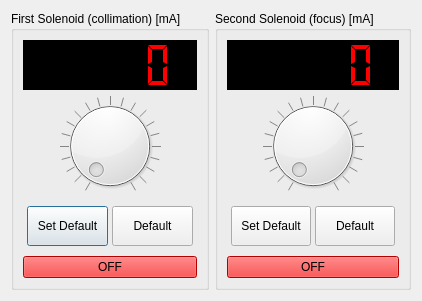
<?xml version="1.0" encoding="UTF-8"?>
<ui version="4.0">
 <class>Solenoids_control</class>
 <widget class="QDialog" name="Solenoids_control">
  <property name="geometry">
   <rect>
    <x>0</x>
    <y>0</y>
    <width>388</width>
    <height>296</height>
   </rect>
  </property>
  <property name="windowTitle">
   <string>Solenoid control</string>
  </property>
  <layout class="QHBoxLayout" name="horizontalLayout">
   <item>
    <widget class="QGroupBox" name="groupBox">
     <property name="title">
      <string>First Solenoid (collimation) [mA]</string>
     </property>
     <layout class="QVBoxLayout" name="verticalLayout_2">
      <item>
       <widget class="QLCDNumber" name="current_A_LCD">
        <property name="sizePolicy">
         <sizepolicy hsizetype="Minimum" vsizetype="Minimum">
          <horstretch>0</horstretch>
          <verstretch>0</verstretch>
         </sizepolicy>
        </property>
        <property name="minimumSize">
         <size>
          <width>0</width>
          <height>50</height>
         </size>
        </property>
        <property name="styleSheet">
         <string notr="true">background-color: rgb(0, 0, 0);
color: rgb(255, 0, 0);</string>
        </property>
        <property name="smallDecimalPoint">
         <bool>false</bool>
        </property>
        <property name="digitCount">
         <number>5</number>
        </property>
        <property name="segmentStyle">
         <enum>QLCDNumber::Flat</enum>
        </property>
       </widget>
      </item>
      <item>
       <widget class="QDial" name="dial">
        <property name="sizePolicy">
         <sizepolicy hsizetype="Preferred" vsizetype="Minimum">
          <horstretch>0</horstretch>
          <verstretch>0</verstretch>
         </sizepolicy>
        </property>
        <property name="minimumSize">
         <size>
          <width>0</width>
          <height>100</height>
         </size>
        </property>
        <property name="maximum">
         <number>4095</number>
        </property>
        <property name="wrapping">
         <bool>false</bool>
        </property>
        <property name="notchTarget">
         <double>50.000000000000000</double>
        </property>
        <property name="notchesVisible">
         <bool>true</bool>
        </property>
       </widget>
      </item>
      <item>
       <widget class="QFrame" name="frame">
        <property name="frameShape">
         <enum>QFrame::NoFrame</enum>
        </property>
        <property name="frameShadow">
         <enum>QFrame::Raised</enum>
        </property>
        <layout class="QHBoxLayout" name="horizontalLayout_2">
         <property name="spacing">
          <number>4</number>
         </property>
         <property name="leftMargin">
          <number>4</number>
         </property>
         <property name="topMargin">
          <number>4</number>
         </property>
         <property name="rightMargin">
          <number>4</number>
         </property>
         <property name="bottomMargin">
          <number>4</number>
         </property>
         <item>
          <widget class="QPushButton" name="pushButton">
           <property name="sizePolicy">
            <sizepolicy hsizetype="Minimum" vsizetype="Minimum">
             <horstretch>0</horstretch>
             <verstretch>0</verstretch>
            </sizepolicy>
           </property>
           <property name="minimumSize">
            <size>
             <width>0</width>
             <height>40</height>
            </size>
           </property>
           <property name="maximumSize">
            <size>
             <width>16777215</width>
             <height>40</height>
            </size>
           </property>
           <property name="text">
            <string>Set Default</string>
           </property>
          </widget>
         </item>
         <item>
          <widget class="QPushButton" name="pushButton_2">
           <property name="sizePolicy">
            <sizepolicy hsizetype="Minimum" vsizetype="Minimum">
             <horstretch>0</horstretch>
             <verstretch>0</verstretch>
            </sizepolicy>
           </property>
           <property name="minimumSize">
            <size>
             <width>0</width>
             <height>40</height>
            </size>
           </property>
           <property name="maximumSize">
            <size>
             <width>16777215</width>
             <height>40</height>
            </size>
           </property>
           <property name="text">
            <string>Default</string>
           </property>
          </widget>
         </item>
        </layout>
       </widget>
      </item>
      <item>
       <widget class="QPushButton" name="pushButton_6">
        <property name="styleSheet">
         <string notr="true">background-color: rgb(255, 0, 0);</string>
        </property>
        <property name="text">
         <string>OFF</string>
        </property>
       </widget>
      </item>
      <item>
       <spacer name="verticalSpacer">
        <property name="orientation">
         <enum>Qt::Vertical</enum>
        </property>
        <property name="sizeHint" stdset="0">
         <size>
          <width>20</width>
          <height>0</height>
         </size>
        </property>
       </spacer>
      </item>
     </layout>
    </widget>
   </item>
   <item>
    <widget class="QGroupBox" name="groupBox_2">
     <property name="title">
      <string>Second Solenoid (focus) [mA]</string>
     </property>
     <layout class="QVBoxLayout" name="verticalLayout">
      <item>
       <widget class="QLCDNumber" name="current_B_LCD">
        <property name="sizePolicy">
         <sizepolicy hsizetype="Minimum" vsizetype="Minimum">
          <horstretch>0</horstretch>
          <verstretch>0</verstretch>
         </sizepolicy>
        </property>
        <property name="minimumSize">
         <size>
          <width>0</width>
          <height>50</height>
         </size>
        </property>
        <property name="styleSheet">
         <string notr="true">background-color: rgb(0, 0, 0);
color: rgb(255, 0, 0);</string>
        </property>
        <property name="digitCount">
         <number>5</number>
        </property>
        <property name="segmentStyle">
         <enum>QLCDNumber::Flat</enum>
        </property>
       </widget>
      </item>
      <item>
       <widget class="QDial" name="dial_2">
        <property name="sizePolicy">
         <sizepolicy hsizetype="Preferred" vsizetype="Minimum">
          <horstretch>0</horstretch>
          <verstretch>0</verstretch>
         </sizepolicy>
        </property>
        <property name="minimumSize">
         <size>
          <width>0</width>
          <height>100</height>
         </size>
        </property>
        <property name="maximum">
         <number>4095</number>
        </property>
        <property name="notchTarget">
         <double>50.000000000000000</double>
        </property>
        <property name="notchesVisible">
         <bool>true</bool>
        </property>
       </widget>
      </item>
      <item>
       <widget class="QFrame" name="frame_2">
        <property name="frameShape">
         <enum>QFrame::NoFrame</enum>
        </property>
        <property name="frameShadow">
         <enum>QFrame::Raised</enum>
        </property>
        <layout class="QHBoxLayout" name="horizontalLayout_3">
         <property name="spacing">
          <number>4</number>
         </property>
         <property name="leftMargin">
          <number>4</number>
         </property>
         <property name="topMargin">
          <number>4</number>
         </property>
         <property name="rightMargin">
          <number>4</number>
         </property>
         <property name="bottomMargin">
          <number>4</number>
         </property>
         <item>
          <widget class="QPushButton" name="pushButton_3">
           <property name="sizePolicy">
            <sizepolicy hsizetype="Minimum" vsizetype="Minimum">
             <horstretch>0</horstretch>
             <verstretch>0</verstretch>
            </sizepolicy>
           </property>
           <property name="minimumSize">
            <size>
             <width>0</width>
             <height>40</height>
            </size>
           </property>
           <property name="maximumSize">
            <size>
             <width>16777215</width>
             <height>40</height>
            </size>
           </property>
           <property name="text">
            <string>Set Default</string>
           </property>
          </widget>
         </item>
         <item>
          <widget class="QPushButton" name="pushButton_4">
           <property name="sizePolicy">
            <sizepolicy hsizetype="Minimum" vsizetype="Minimum">
             <horstretch>0</horstretch>
             <verstretch>0</verstretch>
            </sizepolicy>
           </property>
           <property name="minimumSize">
            <size>
             <width>0</width>
             <height>40</height>
            </size>
           </property>
           <property name="maximumSize">
            <size>
             <width>16777215</width>
             <height>40</height>
            </size>
           </property>
           <property name="text">
            <string>Default</string>
           </property>
          </widget>
         </item>
        </layout>
       </widget>
      </item>
      <item>
       <widget class="QPushButton" name="pushButton_5">
        <property name="styleSheet">
         <string notr="true">background-color: rgb(255, 0, 0);</string>
        </property>
        <property name="text">
         <string>OFF</string>
        </property>
       </widget>
      </item>
      <item>
       <spacer name="verticalSpacer_2">
        <property name="orientation">
         <enum>Qt::Vertical</enum>
        </property>
        <property name="sizeHint" stdset="0">
         <size>
          <width>20</width>
          <height>0</height>
         </size>
        </property>
       </spacer>
      </item>
     </layout>
    </widget>
   </item>
  </layout>
 </widget>
 <resources/>
 <connections>
  <connection>
   <sender>dial</sender>
   <signal>valueChanged(int)</signal>
   <receiver>current_A_LCD</receiver>
   <slot>display(int)</slot>
   <hints>
    <hint type="sourcelabel">
     <x>102</x>
     <y>201</y>
    </hint>
    <hint type="destinationlabel">
     <x>102</x>
     <y>86</y>
    </hint>
   </hints>
  </connection>
  <connection>
   <sender>dial_2</sender>
   <signal>valueChanged(int)</signal>
   <receiver>current_B_LCD</receiver>
   <slot>display(int)</slot>
   <hints>
    <hint type="sourcelabel">
     <x>296</x>
     <y>143</y>
    </hint>
    <hint type="destinationlabel">
     <x>296</x>
     <y>59</y>
    </hint>
   </hints>
  </connection>
 </connections>
</ui>
